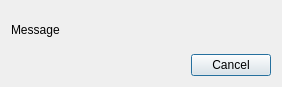
<?xml version="1.0" encoding="UTF-8"?>
<ui version="4.0">
 <class>Dialog</class>
 <widget class="QDialog" name="Dialog">
  <property name="geometry">
   <rect>
    <x>0</x>
    <y>0</y>
    <width>282</width>
    <height>87</height>
   </rect>
  </property>
  <property name="windowTitle">
   <string>Quanty Calculation</string>
  </property>
  <property name="modal">
   <bool>true</bool>
  </property>
  <layout class="QVBoxLayout" name="verticalLayout">
   <item>
    <widget class="QLabel" name="label">
     <property name="text">
      <string>Message</string>
     </property>
    </widget>
   </item>
   <item>
    <layout class="QHBoxLayout" name="horizontalLayout">
     <item>
      <spacer name="horizontalSpacer">
       <property name="orientation">
        <enum>Qt::Horizontal</enum>
       </property>
       <property name="sizeHint" stdset="0">
        <size>
         <width>40</width>
         <height>20</height>
        </size>
       </property>
      </spacer>
     </item>
     <item>
      <widget class="QPushButton" name="cancelButton">
       <property name="text">
        <string>Cancel</string>
       </property>
      </widget>
     </item>
    </layout>
   </item>
  </layout>
 </widget>
 <resources/>
 <connections/>
</ui>
